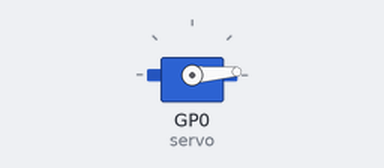
The program below on a simulated Raspberry Pi Pico running MicroPython. Shown: servo. Servo angles are drawn from the pulse width (0.5 ms = 0°, 2.5 ms = 180°); library files of the repository ran but are not shown: servo.py.

Above: at 0.05 s.
At 3.0 s:
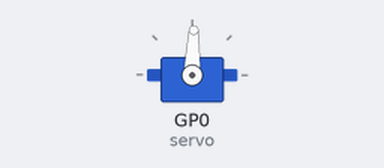
At 6.0 s:
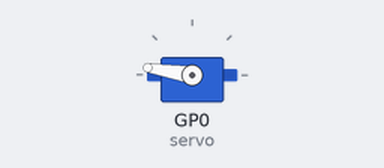
Timing chart, 0 to 7.8 s (numbered marks = the images above):
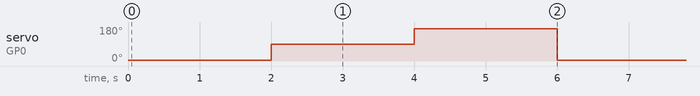

Measured:
- by itself, servo on GP0 (servo): repeats every 6.0 s: 171° 2.0 s, 4° 2.0 s, 88° 2.0 s

The program:

7_1_2_control_servo_library.py
```python
# Rui Santos & Sara Santos - Random Nerd Tutorials
# Complete project details at https://RandomNerdTutorials.com/raspberry-pi-pico-w-micropython-ebook/

from servo import Servo
from time import sleep

# Create a Servo object on pin 0
servo = Servo(pin=0)

try:
    while True:
        #Servo at 0 degrees
        servo.move(0)
        sleep(2)
        #Servo at 90 degrees
        servo.move(90)
        sleep(2)
        #Servo at 180 degrees
        servo.move(180)
        sleep(2)

except KeyboardInterrupt:
    print("Keyboard interrupt")
    # Turn off PWM
    servo.stop()
```
